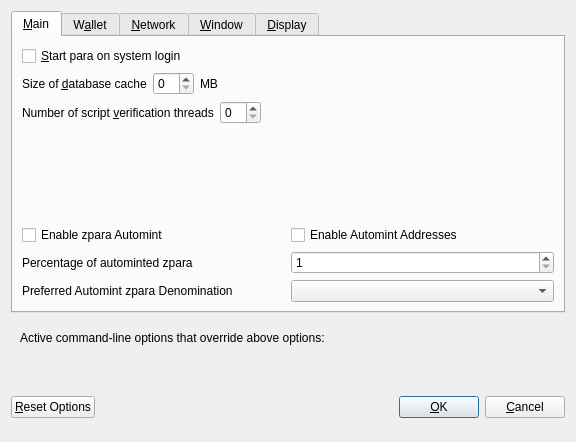
<?xml version="1.0" encoding="UTF-8"?>
<ui version="4.0">
 <class>OptionsDialog</class>
 <widget class="QDialog" name="OptionsDialog">
  <property name="geometry">
   <rect>
    <x>0</x>
    <y>0</y>
    <width>576</width>
    <height>442</height>
   </rect>
  </property>
  <property name="windowTitle">
   <string>Options</string>
  </property>
  <property name="modal">
   <bool>true</bool>
  </property>
  <layout class="QVBoxLayout" name="verticalLayout">
   <item>
    <widget class="QTabWidget" name="tabWidget">
     <property name="currentIndex">
      <number>0</number>
     </property>
     <widget class="QWidget" name="tabMain">
      <attribute name="title">
       <string>&amp;Main</string>
      </attribute>
      <layout class="QVBoxLayout" name="verticalLayout_Main">
       <item>
        <widget class="QCheckBox" name="bitcoinAtStartup">
         <property name="toolTip">
          <string>Automatically start para after logging in to the system.</string>
         </property>
         <property name="text">
          <string>&amp;Start para on system login</string>
         </property>
        </widget>
       </item>
       <item>
        <layout class="QHBoxLayout" name="horizontalLayout_2_Main">
         <item>
          <widget class="QLabel" name="databaseCacheLabel">
           <property name="text">
            <string>Size of &amp;database cache</string>
           </property>
           <property name="textFormat">
            <enum>Qt::PlainText</enum>
           </property>
           <property name="buddy">
            <cstring>databaseCache</cstring>
           </property>
          </widget>
         </item>
         <item>
          <widget class="QSpinBox" name="databaseCache"/>
         </item>
         <item>
          <widget class="QLabel" name="databaseCacheUnitLabel">
           <property name="text">
            <string>MB</string>
           </property>
           <property name="textFormat">
            <enum>Qt::PlainText</enum>
           </property>
          </widget>
         </item>
         <item>
          <spacer name="horizontalSpacer_2_Main">
           <property name="orientation">
            <enum>Qt::Horizontal</enum>
           </property>
           <property name="sizeHint" stdset="0">
            <size>
             <width>40</width>
             <height>20</height>
            </size>
           </property>
          </spacer>
         </item>
        </layout>
       </item>
       <item>
        <layout class="QHBoxLayout" name="horizontalLayout_3_Main">
         <item>
          <widget class="QLabel" name="threadsScriptVerifLabel">
           <property name="text">
            <string>Number of script &amp;verification threads</string>
           </property>
           <property name="textFormat">
            <enum>Qt::PlainText</enum>
           </property>
           <property name="buddy">
            <cstring>threadsScriptVerif</cstring>
           </property>
          </widget>
         </item>
         <item>
          <widget class="QSpinBox" name="threadsScriptVerif">
           <property name="toolTip">
            <string>(0 = auto, &lt;0 = leave that many cores free)</string>
           </property>
          </widget>
         </item>
         <item>
          <spacer name="horizontalSpacer_3_Main">
           <property name="orientation">
            <enum>Qt::Horizontal</enum>
           </property>
           <property name="sizeHint" stdset="0">
            <size>
             <width>40</width>
             <height>20</height>
            </size>
           </property>
          </spacer>
         </item>
        </layout>
       </item>
       <item>
        <spacer name="verticalSpacer_2">
         <property name="orientation">
          <enum>Qt::Vertical</enum>
         </property>
         <property name="sizeHint" stdset="0">
          <size>
           <width>20</width>
           <height>40</height>
          </size>
         </property>
        </spacer>
       </item>
       <item>
        <widget class="QWidget" name="verticalZparaOptionsWidget" native="true">
         <layout class="QVBoxLayout" name="verticalZparaOptionsLayout">
          <property name="margin">
           <number>0</number>
          </property>
          <item>
           <layout class="QHBoxLayout" name="horizontalAutomintingLayout">
            <item>
             <widget class="QCheckBox" name="checkBoxZeromintEnable">
              <property name="toolTip">
               <string>Enable automatic minting of para units to zpara</string>
              </property>
              <property name="layoutDirection">
               <enum>Qt::LeftToRight</enum>
              </property>
              <property name="text">
               <string>Enable zpara Automint</string>
              </property>
             </widget>
            </item>
            <item>
             <widget class="QCheckBox" name="checkBoxZeromintAddresses">
              <property name="toolTip">
               <string>Enable automatic zpara minting from specific addresses</string>
              </property>
              <property name="layoutDirection">
               <enum>Qt::LeftToRight</enum>
              </property>
              <property name="text">
               <string>Enable Automint Addresses</string>
              </property>
             </widget>
            </item>
           </layout>
          </item>
          <item>
           <layout class="QHBoxLayout" name="horizontalZmintPercentageLayout">
            <item>
             <widget class="QLabel" name="percentage_label">
              <property name="toolTip">
               <string>Percentage of incoming para which get automatically converted to zpara via Zerocoin Protocol (min: 10%)</string>
              </property>
              <property name="text">
               <string>Percentage of autominted zpara</string>
              </property>
             </widget>
            </item>
            <item>
             <widget class="QSpinBox" name="zeromintPercentage">
              <property name="minimum">
               <number>1</number>
              </property>
              <property name="maximum">
               <number>100</number>
              </property>
             </widget>
            </item>
           </layout>
          </item>
          <item>
           <layout class="QHBoxLayout" name="horizontalLayout" stretch="0,0">
            <property name="sizeConstraint">
             <enum>QLayout::SetFixedSize</enum>
            </property>
            <item>
             <widget class="QLabel" name="labelPreferredDenom">
              <property name="maximumSize">
               <size>
                <width>16777215</width>
                <height>16777215</height>
               </size>
              </property>
              <property name="toolTip">
               <string>Wait with automatic conversion to Zerocoin until enough para for this denomination is available</string>
              </property>
              <property name="text">
               <string>Preferred Automint zpara Denomination</string>
              </property>
             </widget>
            </item>
            <item>
             <widget class="QComboBox" name="preferredDenom">
              <property name="maximumSize">
               <size>
                <width>16777215</width>
                <height>27</height>
               </size>
              </property>
              <property name="toolTip">
               <string>Wait with automatic conversion to Zerocoin until enough para for this denomination is available</string>
              </property>
              <property name="maxVisibleItems">
               <number>9</number>
              </property>
              <property name="maxCount">
               <number>9</number>
              </property>
             </widget>
            </item>
           </layout>
          </item>
         </layout>
        </widget>
       </item>
      </layout>
     </widget>
     <widget class="QWidget" name="tabWallet">
      <attribute name="title">
       <string>W&amp;allet</string>
      </attribute>
      <layout class="QVBoxLayout" name="verticalLayout_Wallet">
       <item>
        <layout class="QHBoxLayout" name="horizontalLayout_2_Wallet">
         <item>
          <widget class="QLabel" name="labelStakeSplitThresholdText">
           <property name="text">
            <string>Stake split threshold:</string>
           </property>
          </widget>
         </item>
         <item>
          <widget class="QSpinBox" name="spinBoxStakeSplitThreshold">
           <property name="minimum">
            <number>1</number>
           </property>
           <property name="maximum">
            <number>999999</number>
           </property>
          </widget>
         </item>
        </layout>
       </item>
       <item>
        <widget class="QGroupBox" name="groupBox">
         <property name="title">
          <string>Expert</string>
         </property>
         <layout class="QVBoxLayout" name="verticalLayout_2">
          <item>
           <widget class="QCheckBox" name="coinControlFeatures">
            <property name="toolTip">
             <string>Whether to show coin control features or not.</string>
            </property>
            <property name="text">
             <string>Enable coin &amp;control features</string>
            </property>
           </widget>
          </item>
          <item>
           <widget class="QCheckBox" name="showMasternodesTab">
            <property name="toolTip">
             <string>Show additional tab listing all your masternodes in first sub-tab&lt;br/&gt;and all masternodes on the network in second sub-tab.</string>
            </property>
            <property name="text">
             <string>Show Masternodes Tab</string>
            </property>
           </widget>
          </item>
          <item>
           <widget class="QCheckBox" name="spendZeroConfChange">
            <property name="toolTip">
             <string>If you disable the spending of unconfirmed change, the change from a transaction&lt;br/&gt;cannot be used until that transaction has at least one confirmation.&lt;br/&gt;This also affects how your balance is computed.</string>
            </property>
            <property name="text">
             <string>&amp;Spend unconfirmed change</string>
            </property>
           </widget>
          </item>
         </layout>
        </widget>
       </item>
       <item>
        <spacer name="verticalSpacer_Wallet">
         <property name="orientation">
          <enum>Qt::Vertical</enum>
         </property>
         <property name="sizeHint" stdset="0">
          <size>
           <width>20</width>
           <height>40</height>
          </size>
         </property>
        </spacer>
       </item>
      </layout>
     </widget>
     <widget class="QWidget" name="tabNetwork">
      <attribute name="title">
       <string>&amp;Network</string>
      </attribute>
      <layout class="QVBoxLayout" name="verticalLayout_Network">
       <item>
        <widget class="QCheckBox" name="mapPortUpnp">
         <property name="toolTip">
          <string>Automatically open the para client port on the router. This only works when your router supports UPnP and it is enabled.</string>
         </property>
         <property name="text">
          <string>Map port using &amp;UPnP</string>
         </property>
        </widget>
       </item>
       <item>
        <widget class="QCheckBox" name="allowIncoming">
         <property name="toolTip">
          <string>Accept connections from outside</string>
         </property>
         <property name="text">
          <string>Allow incoming connections</string>
         </property>
        </widget>
       </item>
       <item>
        <widget class="QCheckBox" name="connectSocks">
         <property name="toolTip">
          <string>Connect to the para network through a SOCKS5 proxy.</string>
         </property>
         <property name="text">
          <string>&amp;Connect through SOCKS5 proxy (default proxy):</string>
         </property>
        </widget>
       </item>
       <item>
        <layout class="QHBoxLayout" name="horizontalLayout_1_Network">
         <item>
          <widget class="QLabel" name="proxyIpLabel">
           <property name="text">
            <string>Proxy &amp;IP:</string>
           </property>
           <property name="textFormat">
            <enum>Qt::PlainText</enum>
           </property>
           <property name="buddy">
            <cstring>proxyIp</cstring>
           </property>
          </widget>
         </item>
         <item>
          <widget class="QValidatedLineEdit" name="proxyIp">
           <property name="minimumSize">
            <size>
             <width>140</width>
             <height>0</height>
            </size>
           </property>
           <property name="maximumSize">
            <size>
             <width>140</width>
             <height>16777215</height>
            </size>
           </property>
           <property name="toolTip">
            <string>IP address of the proxy (e.g. IPv4: 127.0.0.1 / IPv6: ::1)</string>
           </property>
          </widget>
         </item>
         <item>
          <widget class="QLabel" name="proxyPortLabel">
           <property name="text">
            <string>&amp;Port:</string>
           </property>
           <property name="textFormat">
            <enum>Qt::PlainText</enum>
           </property>
           <property name="buddy">
            <cstring>proxyPort</cstring>
           </property>
          </widget>
         </item>
         <item>
          <widget class="QLineEdit" name="proxyPort">
           <property name="minimumSize">
            <size>
             <width>55</width>
             <height>0</height>
            </size>
           </property>
           <property name="maximumSize">
            <size>
             <width>55</width>
             <height>16777215</height>
            </size>
           </property>
           <property name="toolTip">
            <string>Port of the proxy (e.g. 9050)</string>
           </property>
          </widget>
         </item>
         <item>
          <spacer name="horizontalSpacer_1_Network">
           <property name="orientation">
            <enum>Qt::Horizontal</enum>
           </property>
           <property name="sizeHint" stdset="0">
            <size>
             <width>40</width>
             <height>20</height>
            </size>
           </property>
          </spacer>
         </item>
        </layout>
       </item>
       <item>
        <spacer name="verticalSpacer_Network">
         <property name="orientation">
          <enum>Qt::Vertical</enum>
         </property>
         <property name="sizeHint" stdset="0">
          <size>
           <width>20</width>
           <height>40</height>
          </size>
         </property>
        </spacer>
       </item>
      </layout>
     </widget>
     <widget class="QWidget" name="tabWindow">
      <attribute name="title">
       <string>&amp;Window</string>
      </attribute>
      <layout class="QVBoxLayout" name="verticalLayout_Window">
       <item>
        <widget class="QCheckBox" name="minimizeToTray">
         <property name="toolTip">
          <string>Show only a tray icon after minimizing the window.</string>
         </property>
         <property name="text">
          <string>&amp;Minimize to the tray instead of the taskbar</string>
         </property>
        </widget>
       </item>
       <item>
        <widget class="QCheckBox" name="minimizeOnClose">
         <property name="toolTip">
          <string>Minimize instead of exit the application when the window is closed. When this option is enabled, the application will be closed only after selecting Quit in the menu.</string>
         </property>
         <property name="text">
          <string>M&amp;inimize on close</string>
         </property>
        </widget>
       </item>
       <item>
        <spacer name="verticalSpacer_Window">
         <property name="orientation">
          <enum>Qt::Vertical</enum>
         </property>
         <property name="sizeHint" stdset="0">
          <size>
           <width>20</width>
           <height>40</height>
          </size>
         </property>
        </spacer>
       </item>
      </layout>
     </widget>
     <widget class="QWidget" name="tabDisplay">
      <attribute name="title">
       <string>&amp;Display</string>
      </attribute>
      <layout class="QVBoxLayout" name="verticalLayout_Display">
       <item>
        <layout class="QHBoxLayout" name="horizontalLayout_1_Display">
         <item>
          <widget class="QLabel" name="langLabel">
           <property name="text">
            <string>User Interface &amp;language:</string>
           </property>
           <property name="textFormat">
            <enum>Qt::PlainText</enum>
           </property>
           <property name="buddy">
            <cstring>lang</cstring>
           </property>
          </widget>
         </item>
         <item>
          <widget class="QValueComboBox" name="lang">
           <property name="toolTip">
            <string>The user interface language can be set here. This setting will take effect after restarting para.</string>
           </property>
          </widget>
         </item>
        </layout>
       </item>
       <item>
        <widget class="QLabel" name="label_3">
         <property name="toolTip">
          <string notr="true"/>
         </property>
         <property name="statusTip">
          <string notr="true"/>
         </property>
         <property name="whatsThis">
          <string notr="true"/>
         </property>
         <property name="accessibleName">
          <string notr="true"/>
         </property>
         <property name="text">
          <string>Language missing or translation incomplete? Help contributing translations here:
https://www.paragreen.org</string>
         </property>
         <property name="wordWrap">
          <bool>true</bool>
         </property>
         <property name="openExternalLinks">
          <bool>true</bool>
         </property>
         <property name="textInteractionFlags">
          <set>Qt::TextBrowserInteraction</set>
         </property>
        </widget>
       </item>
       <item>
        <layout class="QHBoxLayout" name="horizontalLayout_2_Display" stretch="0,0">
         <item>
          <widget class="QLabel" name="themeLabel">
           <property name="text">
            <string>User Interface Theme:</string>
           </property>
          </widget>
         </item>
         <item>
          <widget class="QValueComboBox" name="theme"/>
         </item>
        </layout>
       </item>
       <item>
        <widget class="QWidget" name="verticalZparaDisplayWidget" native="true">
         <layout class="QVBoxLayout" name="verticalZparaDisplayLayout">
          <property name="margin">
           <number>0</number>
          </property>
          <item>
           <widget class="Line" name="line">
            <property name="orientation">
             <enum>Qt::Horizontal</enum>
            </property>
           </widget>
          </item>
          <item>
           <layout class="QHBoxLayout" name="horizontalLayout_3_Display">
            <item>
             <widget class="QLabel" name="unitLabel">
              <property name="text">
               <string>Unit to show amounts in:</string>
              </property>
              <property name="textFormat">
               <enum>Qt::PlainText</enum>
              </property>
             </widget>
            </item>
            <item>
             <widget class="QValueComboBox" name="unit">
              <property name="toolTip">
               <string>Choose the default subdivision unit to show in the interface and when sending coins.</string>
              </property>
             </widget>
            </item>
           </layout>
          </item>
          <item>
           <layout class="QHBoxLayout" name="horizontalLayout_4_Display">
            <item>
             <widget class="QLabel" name="digitsLabel">
              <property name="text">
               <string>Decimal digits</string>
              </property>
             </widget>
            </item>
            <item>
             <widget class="QValueComboBox" name="digits"/>
            </item>
           </layout>
          </item>
          <item>
           <layout class="QHBoxLayout" name="horizontalLayout_5_Display">
            <item>
             <widget class="QCheckBox" name="checkBoxHideZeroBalances">
              <property name="toolTip">
               <string>Hide empty balances</string>
              </property>
              <property name="layoutDirection">
               <enum>Qt::LeftToRight</enum>
              </property>
              <property name="text">
               <string>Hide empty balances</string>
              </property>
             </widget>
            </item>
            <item>
             <widget class="QCheckBox" name="checkBoxHideOrphans">
              <property name="toolTip">
               <string>Hide orphan stakes in transaction lists</string>
              </property>
              <property name="text">
               <string>Hide orphan stakes</string>
              </property>
             </widget>
            </item>
            <item>
             <spacer name="horizontalSpacer">
              <property name="orientation">
               <enum>Qt::Horizontal</enum>
              </property>
              <property name="sizeHint" stdset="0">
               <size>
                <width>40</width>
                <height>20</height>
               </size>
              </property>
             </spacer>
            </item>
           </layout>
          </item>
          <item>
           <layout class="QHBoxLayout" name="horizontalLayout_6_Display">
            <item>
             <widget class="QLabel" name="thirdPartyTxUrlsLabel">
              <property name="toolTip">
               <string>Third party URLs (e.g. a block explorer) that appear in the transactions tab as context menu items. %s in the URL is replaced by transaction hash. Multiple URLs are separated by vertical bar |.</string>
              </property>
              <property name="text">
               <string>Third party transaction URLs</string>
              </property>
             </widget>
            </item>
            <item>
             <widget class="QLineEdit" name="thirdPartyTxUrls">
              <property name="toolTip">
               <string>Third party URLs (e.g. a block explorer) that appear in the transactions tab as context menu items. %s in the URL is replaced by transaction hash. Multiple URLs are separated by vertical bar |.</string>
              </property>
             </widget>
            </item>
           </layout>
          </item>
         </layout>
        </widget>
       </item>
       <item>
        <spacer name="verticalSpacer">
         <property name="orientation">
          <enum>Qt::Vertical</enum>
         </property>
         <property name="sizeHint" stdset="0">
          <size>
           <width>20</width>
           <height>40</height>
          </size>
         </property>
        </spacer>
       </item>
      </layout>
     </widget>
    </widget>
   </item>
   <item>
    <widget class="QFrame" name="frame">
     <layout class="QVBoxLayout" name="verticalLayout_Bottom">
      <item>
       <layout class="QHBoxLayout" name="horizontalLayout_Bottom">
        <item>
         <widget class="QLabel" name="overriddenByCommandLineInfoLabel">
          <property name="text">
           <string>Active command-line options that override above options:</string>
          </property>
          <property name="textFormat">
           <enum>Qt::PlainText</enum>
          </property>
         </widget>
        </item>
        <item>
         <spacer name="horizontalSpacer_Bottom">
          <property name="orientation">
           <enum>Qt::Horizontal</enum>
          </property>
          <property name="sizeHint" stdset="0">
           <size>
            <width>40</width>
            <height>20</height>
           </size>
          </property>
         </spacer>
        </item>
       </layout>
      </item>
      <item>
       <widget class="QLabel" name="overriddenByCommandLineLabel">
        <property name="text">
         <string/>
        </property>
        <property name="textFormat">
         <enum>Qt::PlainText</enum>
        </property>
        <property name="wordWrap">
         <bool>true</bool>
        </property>
       </widget>
      </item>
     </layout>
    </widget>
   </item>
   <item>
    <layout class="QHBoxLayout" name="horizontalLayout_Buttons">
     <item>
      <widget class="QPushButton" name="resetButton">
       <property name="toolTip">
        <string>Reset all client options to default.</string>
       </property>
       <property name="text">
        <string>&amp;Reset Options</string>
       </property>
       <property name="autoDefault">
        <bool>false</bool>
       </property>
      </widget>
     </item>
     <item>
      <spacer name="horizontalSpacer_1">
       <property name="orientation">
        <enum>Qt::Horizontal</enum>
       </property>
       <property name="sizeHint" stdset="0">
        <size>
         <width>40</width>
         <height>48</height>
        </size>
       </property>
      </spacer>
     </item>
     <item>
      <widget class="QLabel" name="statusLabel">
       <property name="minimumSize">
        <size>
         <width>200</width>
         <height>0</height>
        </size>
       </property>
       <property name="font">
        <font>
         <weight>75</weight>
         <bold>true</bold>
        </font>
       </property>
       <property name="text">
        <string/>
       </property>
       <property name="textFormat">
        <enum>Qt::PlainText</enum>
       </property>
       <property name="wordWrap">
        <bool>true</bool>
       </property>
      </widget>
     </item>
     <item>
      <spacer name="horizontalSpacer_2">
       <property name="orientation">
        <enum>Qt::Horizontal</enum>
       </property>
       <property name="sizeHint" stdset="0">
        <size>
         <width>40</width>
         <height>48</height>
        </size>
       </property>
      </spacer>
     </item>
     <item>
      <widget class="QPushButton" name="okButton">
       <property name="text">
        <string>&amp;OK</string>
       </property>
       <property name="autoDefault">
        <bool>false</bool>
       </property>
       <property name="default">
        <bool>true</bool>
       </property>
      </widget>
     </item>
     <item>
      <widget class="QPushButton" name="cancelButton">
       <property name="text">
        <string>&amp;Cancel</string>
       </property>
       <property name="autoDefault">
        <bool>false</bool>
       </property>
      </widget>
     </item>
    </layout>
   </item>
  </layout>
 </widget>
 <customwidgets>
  <customwidget>
   <class>QValidatedLineEdit</class>
   <extends>QLineEdit</extends>
   <header>qvalidatedlineedit.h</header>
  </customwidget>
  <customwidget>
   <class>QValueComboBox</class>
   <extends>QComboBox</extends>
   <header>qvaluecombobox.h</header>
  </customwidget>
 </customwidgets>
 <resources/>
 <connections/>
</ui>
